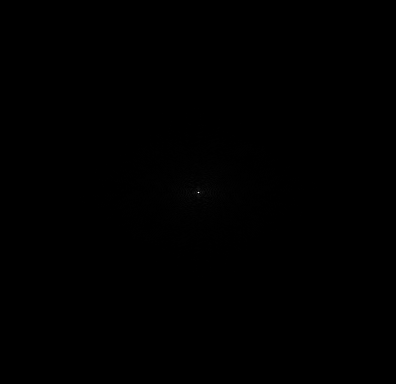

Recreate this plot in Python.
# %%
import math
from typing import List, Tuple, Optional

import fastmri
import torch
import torch.nn as nn
import torch.nn.functional as F
from fastmri.data import transforms
from fastmri.models import Unet

import pathlib
import torch.optim as optim
from fastmri.data import  mri_data
import matplotlib.pyplot as plt
from torchvision.utils import save_image
from PIL import Image
import numpy as np
#%%
class NormUnet(nn.Module):
    """
    Normalized U-Net model.
    This is the same as a regular U-Net, but with normalization applied to the
    input before the U-Net. This keeps the values more numerically stable
    during training.
    """

    def __init__(
        self,
        chans: int,
        num_pools: int,
        in_chans: int = 2,
        out_chans: int = 2,
        drop_prob: float = 0.0,
    ):
        """
        Args:
            chans: Number of output channels of the first convolution layer.
            num_pools: Number of down-sampling and up-sampling layers.
            in_chans: Number of channels in the input to the U-Net model.
            out_chans: Number of channels in the output to the U-Net model.
            drop_prob: Dropout probability.
        """
        super().__init__()

        self.unet = Unet(
            in_chans=in_chans,
            out_chans=out_chans,
            chans=chans,
            num_pool_layers=num_pools,
            drop_prob=drop_prob,
        )

    def complex_to_chan_dim(self, x: torch.Tensor) -> torch.Tensor:
        b, c, h, w, two = x.shape
        assert two == 2
        return x.permute(0, 4, 1, 2, 3).reshape(b, 2 * c, h, w)

    def chan_complex_to_last_dim(self, x: torch.Tensor) -> torch.Tensor:
        b, c2, h, w = x.shape
        assert c2 % 2 == 0
        c = c2 // 2
        return x.view(b, 2, c, h, w).permute(0, 2, 3, 4, 1).contiguous()

    def norm(self, x: torch.Tensor) -> Tuple[torch.Tensor, torch.Tensor, torch.Tensor]:
        # group norm
        b, c, h, w = x.shape
        x = x.view(b, 2, c // 2 * h * w)

        mean = x.mean(dim=2).view(b, 2, 1, 1)
        std = x.std(dim=2).view(b, 2, 1, 1)

        x = x.view(b, c, h, w)

        return (x - mean) / std, mean, std

    def unnorm(
        self, x: torch.Tensor, mean: torch.Tensor, std: torch.Tensor
    ) -> torch.Tensor:
        return x * std + mean

    def pad(
        self, x: torch.Tensor
    ) -> Tuple[torch.Tensor, Tuple[List[int], List[int], int, int]]:
        _, _, h, w = x.shape
        w_mult = ((w - 1) | 15) + 1
        h_mult = ((h - 1) | 15) + 1
        w_pad = [math.floor((w_mult - w) / 2), math.ceil((w_mult - w) / 2)]
        h_pad = [math.floor((h_mult - h) / 2), math.ceil((h_mult - h) / 2)]
        # TODO: fix this type when PyTorch fixes theirs
        # the documentation lies - this actually takes a list
        # https://github.com/pytorch/pytorch/blob/master/torch/nn/functional.py#L3457
        # https://github.com/pytorch/pytorch/pull/16949
        x = F.pad(x, w_pad + h_pad)

        return x, (h_pad, w_pad, h_mult, w_mult)

    def unpad(
        self,
        x: torch.Tensor,
        h_pad: List[int],
        w_pad: List[int],
        h_mult: int,
        w_mult: int,
    ) -> torch.Tensor:
        return x[..., h_pad[0] : h_mult - h_pad[1], w_pad[0] : w_mult - w_pad[1]]

    def forward(self, x: torch.Tensor) -> torch.Tensor:
        if not x.shape[-1] == 2:
            raise ValueError("Last dimension must be 2 for complex.")

        # get shapes for unet and normalize
        x = self.complex_to_chan_dim(x)
        x, mean, std = self.norm(x)
        x, pad_sizes = self.pad(x)

        x = self.unet(x)

        # get shapes back and unnormalize
        x = self.unpad(x, *pad_sizes)
        x = self.unnorm(x, mean, std)
        x = self.chan_complex_to_last_dim(x)

        return x


class SensitivityModel(nn.Module):
    """
    Model for learning sensitivity estimation from k-space data.
    This model applies an IFFT to multichannel k-space data and then a U-Net
    to the coil images to estimate coil sensitivities. It can be used with the
    end-to-end variational network.
    """

    def __init__(
        self,
        chans: int,
        num_pools: int,
        in_chans: int = 2,
        out_chans: int = 2,
        drop_prob: float = 0.0,
        mask_center: bool = True,
    ):
        """
        Args:
            chans: Number of output channels of the first convolution layer.
            num_pools: Number of down-sampling and up-sampling layers.
            in_chans: Number of channels in the input to the U-Net model.
            out_chans: Number of channels in the output to the U-Net model.
            drop_prob: Dropout probability.
            mask_center: Whether to mask center of k-space for sensitivity map
                calculation.
        """
        super().__init__()
        self.mask_center = mask_center
        self.norm_unet = NormUnet(
            chans,
            num_pools,
            in_chans=in_chans,
            out_chans=out_chans,
            drop_prob=drop_prob,
        )

    def batch_chans_to_chan_dim(self, x: torch.Tensor, batch_size: int) -> torch.Tensor:
        bc, _, h, w, comp = x.shape
        c = bc // batch_size
        return x.view(batch_size, c, h, w, comp)
    
    def chans_to_batch_dim(self, x: torch.Tensor) -> Tuple[torch.Tensor, int]:
        b, c, h, w, comp = x.shape
        return x.view(b * c, 1, h, w, comp), b

    def divide_root_sum_of_squares(self, x: torch.Tensor) -> torch.Tensor:
        return x / fastmri.rss_complex(x, dim=1).unsqueeze(-1).unsqueeze(1)

    def forward(
        self,
        acs_kspace: torch.Tensor
    ) -> torch.Tensor:

        # convert to image space
        images, batches = self.chans_to_batch_dim(fastmri.ifft2c(acs_kspace))
        # estimate sensitivities
        return self.divide_root_sum_of_squares(
            self.batch_chans_to_chan_dim(self.norm_unet(images), batches)
        )


class VarNet(nn.Module):
    """
    A full variational network model.
    This model applies a combination of soft data consistency with a U-Net
    regularizer. To use non-U-Net regularizers, use VarNetBlock.
    """

    def __init__(
        self,
        num_cascades: int = 12,
        sens_chans: int = 8,
        sens_pools: int = 4,
        chans: int = 18,
        pools: int = 4,
        mask_center: bool = True,
    ):
        """
        Args:
            num_cascades: Number of cascades (i.e., layers) for variational
                network.
            sens_chans: Number of channels for sensitivity map U-Net.
            sens_pools Number of downsampling and upsampling layers for
                sensitivity map U-Net.
            chans: Number of channels for cascade U-Net.
            pools: Number of downsampling and upsampling layers for cascade
                U-Net.
            mask_center: Whether to mask center of k-space for sensitivity map
                calculation.
        """
        super().__init__()

        self.sens_net = SensitivityModel(
            chans=sens_chans,
            num_pools=sens_pools,
            mask_center=mask_center,
        )
        self.cascades = nn.ModuleList(
            [VarNetBlock(NormUnet(chans, pools)) for _ in range(num_cascades)]
        )

    def forward(
        self,
        masked_kspace: torch.Tensor,
        acs_kspace:torch.Tensor,
        mask: torch.Tensor
    ) -> torch.Tensor:
        sens_maps = self.sens_net(acs_kspace)
        kspace_pred = masked_kspace.clone()

        for cascade in self.cascades:
            kspace_pred = cascade(kspace_pred, masked_kspace, mask, sens_maps)

        return fastmri.rss(fastmri.complex_abs(fastmri.ifft2c(kspace_pred)), dim=1)


class VarNetBlock(nn.Module):
    """
    Model block for end-to-end variational network.
    This model applies a combination of soft data consistency with the input
    model as a regularizer. A series of these blocks can be stacked to form
    the full variational network.
    """

    def __init__(self, model: nn.Module):
        """
        Args:
            model: Module for "regularization" component of variational
                network.
        """
        super().__init__()

        self.model = model
        self.dc_weight = nn.Parameter(torch.ones(1))

    def sens_expand(self, x: torch.Tensor, sens_maps: torch.Tensor) -> torch.Tensor:
        return fastmri.fft2c(fastmri.complex_mul(x, sens_maps))

    def sens_reduce(self, x: torch.Tensor, sens_maps: torch.Tensor) -> torch.Tensor:
        return fastmri.complex_mul(
            fastmri.ifft2c(x), fastmri.complex_conj(sens_maps)
        ).sum(dim=1, keepdim=True)

    def forward(
        self,
        current_kspace: torch.Tensor,
        ref_kspace: torch.Tensor,
        mask: torch.Tensor,
        sens_maps: torch.Tensor,
    ) -> torch.Tensor:
        zero = torch.zeros(1, 1, 1, 1, 1).to(current_kspace)
        soft_dc = torch.where(mask, current_kspace - ref_kspace, zero) * self.dc_weight
        model_term = self.sens_expand(
            self.model(self.sens_reduce(current_kspace, sens_maps)), sens_maps
        )

        return current_kspace - soft_dc - model_term
# %% data loader
def data_transform(kspace, mask, target, data_attributes, filename, slice_num):
    # Transform the kspace to tensor format
    kspace = transforms.to_tensor(kspace)
    image = fastmri.ifft2c(kspace)
    image = image[:,torch.arange(191,575),:,:]
    kspace = fastmri.fft2c(image)/1e-4
    return kspace

test_data = mri_data.SliceDataset(
    root=pathlib.Path('/home/wjy/Project/fastmri_dataset/test/'),
    #root = pathlib.Path('/project/jhaldar_118/jiayangw/OptSamp/dataset/train/'),
    transform=data_transform,
    challenge='multicoil'
)

#val_data = mri_data.SliceDataset(
#    root=pathlib.Path('/home/wjy/Project/fastmri_dataset/multicoil_test/T2/'),
#    #root = pathlib.Path('/project/jhaldar_118/jiayangw/OptSamp/dataset/val/'),
#    transform=data_transform,
#    challenge='multicoil'
#)

# %% noise generator and transform to image
batch_size = 8

class Sample(torch.nn.Module): 

    def __init__(self,sigma,factor):
        super().__init__()
        self.mask = factor*torch.ones(396)
        self.sigma = sigma

    def forward(self,kspace):
        noise = self.sigma*torch.randn_like(kspace)
        kspace_noise = kspace + torch.div(noise,torch.sqrt(self.mask).unsqueeze(0).unsqueeze(1).unsqueeze(3).unsqueeze(0).repeat(kspace.size(0),16,384,1,2))  # need to reshape mask        image = fastmri.ifft2c(kspace_noise)
        return kspace_noise

def toIm(kspace): 
    image = fastmri.rss(fastmri.complex_abs(fastmri.ifft2c(kspace)), dim=1)
    return image


# %% sampling
factor = 8
sigma = 0.2
sample_model = Sample(sigma,factor)

# %% load uniform-unet model
#val_uniform_loss = torch.load('/home/wjy/unet_model_val_loss')
mask = torch.load('/home/wjy/mask_varnet_selfloss_noise0.2')
sample_model.mask = mask
model = torch.load('/home/wjy/opt_varnet_selfloss_noise0.2',map_location=torch.device('cpu'))

# %%

kspace = test_data[4]
kspace = kspace.unsqueeze(0)
Im  = toIm(kspace)
#plt.imshow(Im[0,0,:,:],cmap='gray')
acs_kspace = torch.zeros_like(kspace)
acs_kspace[:,:,:,torch.arange(186,210),:] = 1
acs_kspace = torch.mul(acs_kspace,kspace)
kspace_noise = sample_model(kspace)
#plt.imshow(ImN[0,0,:,:],cmap='gray')
mask = torch.ones_like(kspace_noise).to(bool)
with torch.no_grad():
    ImR = model(kspace_noise,acs_kspace,mask)

support = torch.ge(Im,0.06*Im.max())
ImN = toIm(kspace_noise)
ImR = torch.mul(ImR,support)
Im = torch.mul(Im,support)
Error = torch.abs(ImR-Im)
plt.imshow(Error[0,:,:]/torch.max(Im)*10,cmap='hot')
# %%
cmhot = plt.cm.get_cmap('hot')
Error = cmhot(np.array(Error.squeeze()/torch.max(Im)*10))
Error = np.uint8(Error*255)
Error = Image.fromarray(Error)
Error.save('/home/wjy/Project/OptSamp/result_local/NN_error_opt_L1_noise05.png')
# %%
cmhot = plt.cm.get_cmap('jet')
Mask = cmhot(np.array(mask.unsqueeze(0).repeat([384,1])/6-1))
Mask = np.uint8(Mask*255)
Mask = Image.fromarray(Mask)
Mask.save('/home/wjy/Project/OptSamp/result_local/varnet_mask_noise04.png')
# %%

ImR = ImR.squeeze().numpy()
import scipy.io
scipy.io.savemat('/home/wjy/Project/OptSamp/file/NN_uniform_recon_Noise2.mat', {"data":ImR})

#%%
N1 = 384
N2 = 396
# %% mask _extraction
def support_extraction(Batch):
    result = Batch.clone()
    N1 = Batch.size(2)
    N2 = Batch.size(3)
    for batch in range(Batch.size(0)):
        Im = Batch[batch,0,:,:].squeeze()
        support = torch.ge(Im,0.1*Im.max())
        out_mask = torch.zeros(N1,N2)

        for n1 in range(N1):
            if torch.sum(support[n1,:])==0:
                continue;
            head, tail, n2_head, n2_tail = N2,-1,-1, N2 
            while head>N2-1:
                n2_head += 1
                if support[n1,n2_head]==1:
                    head = n2_head
            while tail<0:
                n2_tail -= 1
                if support[n1,n2_tail]==1:
                    tail = n2_tail
            for n2 in range(head,tail+1):
                out_mask[n1,n2] += 1

        for n2 in range(N2):
            if torch.sum(support[:,n2])==0:
                continue;
            head, tail, n1_head, n1_tail = N1,-1,-1, N1 
            while head>N1-1:
                n1_head += 1
                if support[n1_head,n2]==1:
                    head = n1_head
            while tail<0:
                n1_tail -= 1
                if support[n1_tail,n2]==1:
                    tail = n1_tail
            for n1 in range(head,tail+1):
                out_mask[n1,n2] += 1
        out_mask = torch.ge(out_mask,2)

        inner_mask = torch.zeros(N1,N2)
        inv_support = torch.mul(~support,out_mask)

        for n1 in range(N1):
            if torch.sum(inv_support[n1,:])==0:
                continue;
            head, tail, n2_head, n2_tail = N2,-1,-1, N2 
            while head>N2-1:
                n2_head += 1
                if inv_support[n1,n2_head]==1:
                    head = n2_head
            while tail<0:
                n2_tail -= 1
                if inv_support[n1,n2_tail]==1:
                    tail = n2_tail
            for n2 in range(head,tail+1):
                inner_mask[n1,n2] += 1

        for n2 in range(N2):
            if torch.sum(inv_support[:,n2])==0:
                continue;
            head, tail, n1_head, n1_tail = N1,-1,-1, N1 
            while head>N1-1:
                n1_head += 1
                if inv_support[n1_head,n2]==1:
                    head = n1_head
            while tail<0:
                n1_tail -= 1
                if inv_support[n1_tail,n2]==1:
                    tail = n1_tail
            for n1 in range(head,tail+1):
                inner_mask[n1,n2] += 1
        inner_mask = torch.ge(inner_mask,2)
        result[batch,0,:,:] = inner_mask
    return result

support = support_extraction(Im)
# %%

D1 = torch.zeros(N1,N1)
D2 = torch.zeros(N2,N2)

for n1 in range(N1):
    D1[n1,n1] = 1
    if n1< N1-1:
        D1[n1,n1+1] = -1
    else:
        D1[n1,0] = -1

for n2 in range(N2):
    D2[n2,n2] = 1
    if n2< N2-1:
        D2[n2,n2+1] = -1
    else:
        D2[n1,0] = -1


def GradMap(Batch,support,D1,D2):
    gradmap = support.clone()
    N1 = Batch.size(2)
    N2 = Batch.size(3)
    for batch in range(Batch.size(0)):
        Im = Batch[batch,0,:,:].squeeze()
        sp = support[batch,0,:,:].squeeze()
        G1 = torch.matmul(D1,Im)
        G2 = torch.matmul(Im,D2)
        G = torch.sqrt(torch.mul(G1,G1)+torch.mul(G2,G2))
        G = torch.reshape(torch.mul(G,sp),(-1,))
        sorted,_ = torch.sort(G,descending=True)
        th = sorted[round(torch.sum(sp).item()*0.3)]
        gradmap[batch,0,:,:] = torch.reshape(torch.ge(G,th),(N1,N2))

    return gradmap

gradmap = GradMap(Im,support,D1,D2)
